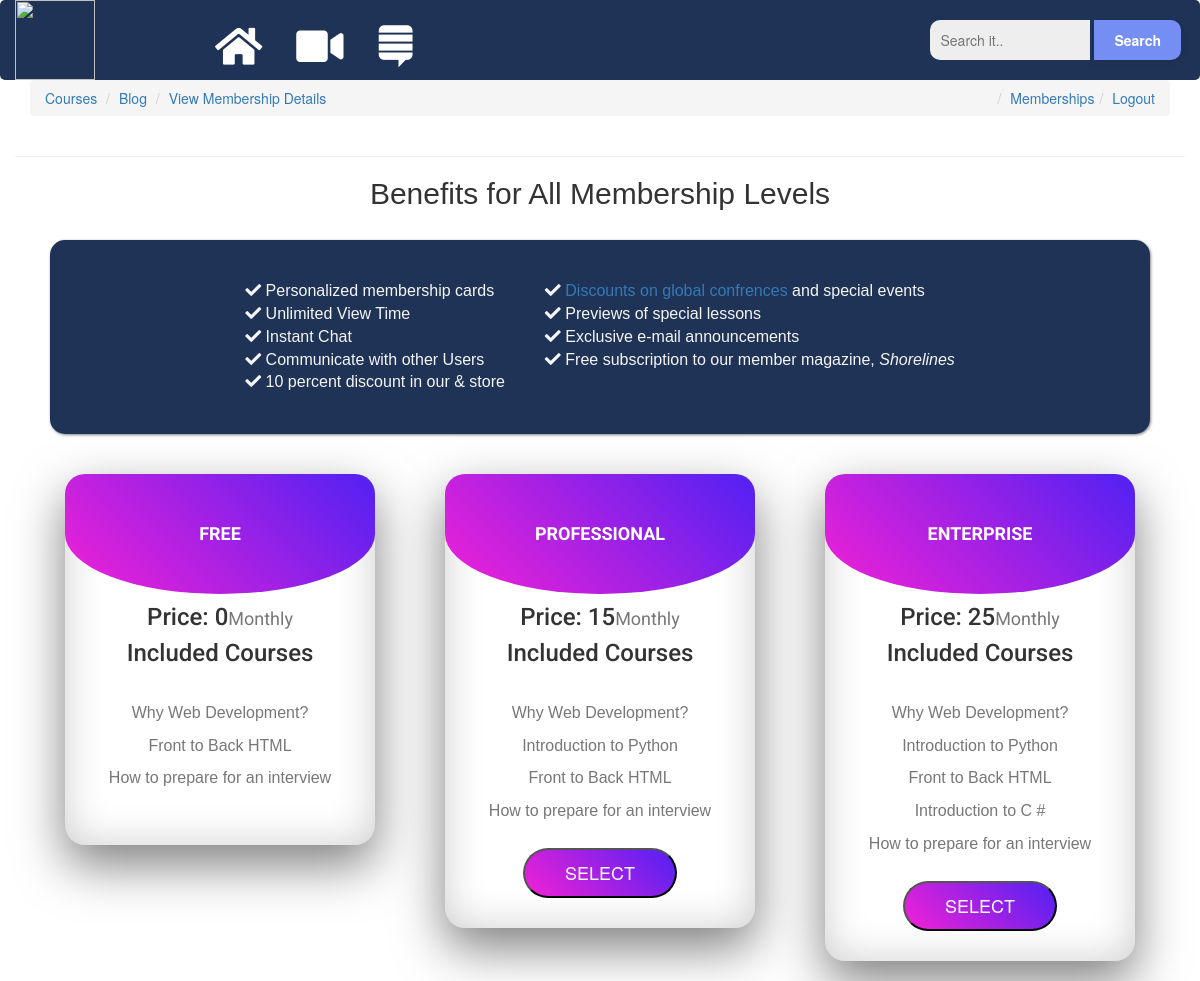
Screenshot of /memberships/ (signed in) with the database file from the repository.
### memberships/models.py (models this page shows)
class Membership(models.Model):
	slug = models.SlugField()
	membership_type = models.CharField(
			choices=MEMBERSHIP_CHOICES,
			default='Free',
			max_length=30)
	price = models.IntegerField(default=15)
	stripe_plan_id = models.CharField(max_length=40)
	def __str__(self):
		return self.membership_type
	class Meta:
		db_table = 'Membership'

### courses/models.py (models this page shows, shortened)
class Course(models.Model):
    slug = models.SlugField()
    title = models.CharField(max_length=120)
    description = models.TextField()
    image = models.ImageField(upload_to="course_img", null=True, blank=True)
    allowed_membership = models.ManyToManyField(Membership)
    class Meta:
        db_table = 'Course'

### memberships/views.py (the view, shortened to what this page needs)
# urls.py: path('', MembershipSelectView.as_view(), name='select'),
class MembershipSelectView(ListView):
    model = Membership
    def get_context_data(self, *args, **kwargs):
        context = super().get_context_data(**kwargs)
        current_membership = get_user_membership(self.request)
        context['current_membership'] = str(current_membership.membership)
        return context

### memberships/views.py (called while the page is built)
def get_user_membership(request):
    user_membership_qs = UserMembership.objects.filter(user=request.user)
    if user_membership_qs.exists():
        return user_membership_qs.first()
    return None

### memberships/templates/memberships/membership_list.html (shortened to what this page needs)
{% extends 'memberships/base.html' %}
{% block content %}
<hr class="short"/>
<h2 class="benefits-title" align="center">Benefits for All Membership Levels</h2>
<div class="container">
		<div class="row benefits">
				<div class="six columns benefits-1">
						 <ul class="benefits-ul-1">
								<li class="check">
										<i class="fas fa-check"></i>
									Personalized membership cards
								</li>
								<li class="check">
										<i class="fas fa-check"></i>
									Unlimited View Time
								</li>
								<li class="check">
										<i class="fas fa-check"></i>
									Instant Chat
								</li>
								<li class="check">
										<i class="fas fa-check"></i>
									Communicate with other Users
								</li>
								<li class="check">
										<i class="fas fa-check"></i>
									10 percent discount in our &amp; store
								</li>
					 </ul>
				</div>
				<div class="six columns benefits-2 omega">
						<ul class="benefits-ul-2">
							 <li class="check">
									<i class="fas fa-check"></i>
								 <a href="#">
									 Discounts on global confrences
									</a> and special events</li>
								<li class="check">
										<i class="fas fa-check"></i>
									Previews of special lessons
								</li>
								<li class="check">
										<i class="fas fa-check"></i>
									Exclusive e-mail announcements
								</li>
							 <li class="check">
									<i class="fas fa-check"></i>
							  Free subscription to our member magazine,
							 <em>Shorelines</em>
							</li>
					 </ul>
				</div>
		 </div>
</div>
<div class="container">
	<div class="row">
		{% for object in object_list %}
			<div class="col-sm-4 col-md-4">
			   <div class="price-table">
					<div class="price-head">
						<h4>{{ object.membership_type }}</h4>
					</div>
					<div class="price-content">
					  <h5 class="price-title">Price: {{ object.price }}<small>Monthly</small></h5>
					  <h5>Included Courses</h5>
					  <ul>
							{% for course in object.course_set.all %}
							<li class="card-text">{{ course.title }}</li>
							{% endfor %}
					  </ul>
					<div class="price-button">
					  {% if object.membership_type != 'Free' %}
			<form method="POST" action="{% url 'memberships:select' %}">
				{% if object.membership_type != current_membership %}
					<button>Select</button>
				{% else %}
					<p class="status">This is your current membership</small>
				{% endif %}
			</form>
			{% endif %}
					  </div>
					</div>
				  </div>
				</div>
			{% endfor %}
	</div>
</div>
{% endblock content %}

### memberships/static/css/main.css (style rules this page uses)
html { box-sizing: border-box; }
.row { margin-left:auto; margin-right:auto; }
.price-table { text-align: center; overflow: hidden; margin: 20px; background: #fff; box-sizing: border-box; box-shadow: inset 0 0 40px rgba(0, 0, 0, .2), 0 20px 50px rgba(0,0,0,.5); border-radius: 20px; }
.price-table .price-head { padding: 50px; background: linear-gradient(45deg, #f321d6, #5121f3); border-bottom-left-radius: 50%; border-bottom-right-radius: 50%; }
.price-table .price-head h4 { text-transform: uppercase; margin: 0; padding: 0; color: #fff; font-weight: 700; font-family: 'Ubuntu', sans-serif; }
.price-table h5 { font-size: 24px; font-family: 'Roboto', sans-serif; }
.price-content { position: relative; }
.price-content ul { position: relative; margin: 0; padding: 20px 0; }
.price-content ul li { list-style: none; font-size: 16px; color: #777; cursor: pointer; transition: .5s; padding: 5px 0; font-family: 'Varela Round', sans-serif; }
.price-button { padding: 0 0 30px; }
.price-button button { padding: 10px 40px; background: linear-gradient(45deg, #f321d6, #5121f3); color: #fff; border-radius: 25px; font-size: 18px; text-transform: uppercase; }
.benefits-title { font-family: 'Varela Round', sans-serif; font-size: 30px; }
.benefits { display: flex; justify-content: center; background: #1f3356; padding: 20px; margin: 20px; border-radius: 15px; color: whitesmoke; border: 1px slateblue; box-shadow: .8px .9px 3px grey; }
.benefits-ul-1 { padding: 10px; margin: 10px; font-size: 16px; list-style: none; }
.benefits-ul-2 { padding: 10px; margin: 10px; font-size: 16px; list-style: none; }
.check { font-family: 'M Plus rounded 1c', sans-serif; }

### memberships/static/css/userprofile.css (style rules this page uses)
html { box-sizing: border-box; }

### rows the page displays
Membership: membership_type "FREE", price "0"
Course: title "Why Web Development?"
Course: title "Front to Back HTML"
Course: title "How to prepare for an interview"
Membership: membership_type "PROFESSIONAL", price "15", shows "SELECT"
Course: title "Introduction to Python"
Membership: membership_type "ENTERPRISE", price "25", shows "SELECT"
Course: title "Introduction to C #"
